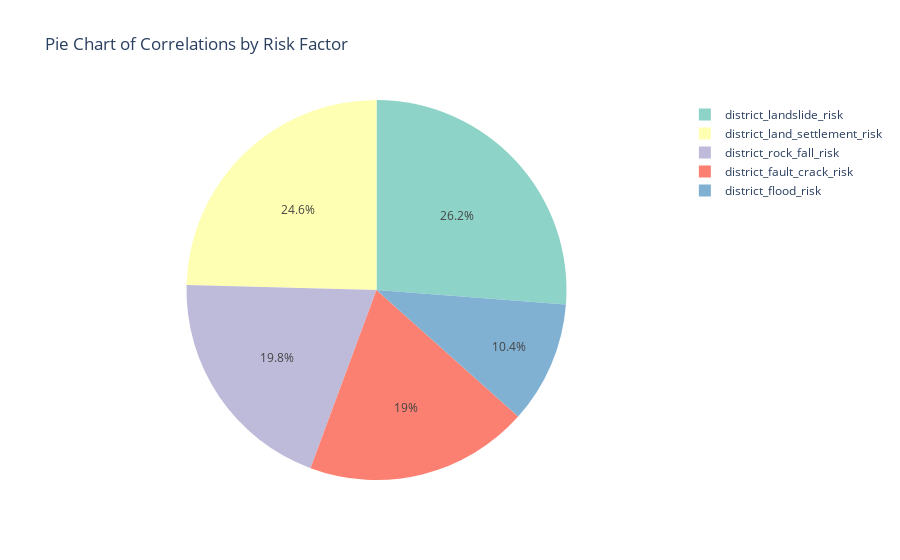

This figure's notebook cell:
### Code cell
fig_pie = px.pie(
    significant_corr,
    names='Factor1',
    values='Correlation',
    title='Pie Chart of Correlations by Risk Factor',
    color_discrete_sequence=px.colors.qualitative.Set3
)
fig_pie.show()

### Figure 1 — Plotly figure (JSON) as saved in the notebook; plotly's stock layout.template omitted (floating-point values rounded to 4 significant figures)
{"data": [{"domain": {"x": [0, 1], "y": [0, 1]}, "hovertemplate": "Factor1=%{label}<br>Correlation=%{value}<extra></extra>", "labels": ["district_land_settlement_risk", "district_land_settlement_risk", "district_land_settlement_risk", "district_land_settlement_risk", "district_fault_crack_risk", "district_fault_crack_risk", "district_fault_crack_risk", "district_landslide_risk", "district_landslide_risk", "district_landslide_risk", "district_landslide_risk", "district_rock_fall_risk", "district_rock_fall_risk", "district_rock_fall_risk", "district_flood_risk", "district_flood_risk"], "legendgroup": "", "name": "", "showlegend": true, "type": "pie", "values": [0.8004, 0.8882, 0.7347, 0.5886, 0.8004, 0.743, 0.7905, 0.8882, 0.743, 0.8994, 0.684, 0.7347, 0.7905, 0.8994, 0.5886, 0.684]}], "layout": {"legend": {"tracegroupgap": 0}, "piecolorway": ["rgb(141,211,199)", "rgb(255,255,179)", "rgb(190,186,218)", "rgb(251,128,114)", "rgb(128,177,211)", "rgb(253,180,98)", "rgb(179,222,105)", "rgb(252,205,229)", "rgb(217,217,217)", "rgb(188,128,189)", "rgb(204,235,197)", "rgb(255,237,111)"], "title": {"text": "Pie Chart of Correlations by Risk Factor"}}}
